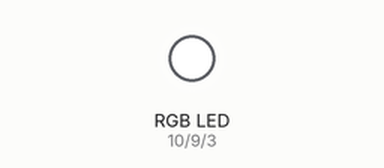
This sketch was run on a simulated Arduino Uno, built with avr-gcc and run on an emulated ATmega328P. Parts: an RGB LED mixed from three pins (HIGH = lit). Random numbers use the default seed unless the sketch sets one.

Above: at 0.1 s.
Timing chart, 0 to 1.6 s (numbered marks = the images above):
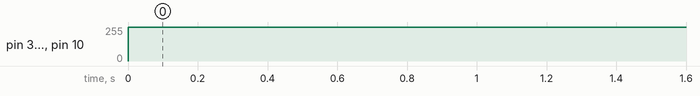

Measured:
- by itself, pin 3 (B_PIN), pin 9 (G_PIN), pin 10 (R_PIN): 0/255 → 255/255 at 0.00 s

The sketch:

RGBpartyHard.ino
```cpp
#define R_PIN 10                    //пин с красным светодиодом 10
#define G_PIN 9                     //пин с зеленым светодиодом 9
#define B_PIN 3                     //пин с синим светодиодом 3

void setup(){
  randomSeed (0);                   //инициализация рандома
}

void loop(){
  analogWrite(R_PIN,random(0,255)); //рандомная якрость на красном светодиоде
  analogWrite(G_PIN,random(0,255)); //рандомная яркость на зеленом светодиоде
  analogWrite(B_PIN,random(0,255)); //рандомная яркость на синем светодиоде
  if (millis()%1000==0){            //если с начала работы программы прошло целое количество секунд
    digitalWrite (R_PIN,HIGH);      //выключаем красный светодиод
    digitalWrite (G_PIN,HIGH);      //выключаем зеленый светодиод
    digitalWrite (B_PIN,HIGH);      //выключаем синий светодиод
    delay(500);                     //ждем полсекунды
  }
}
```
